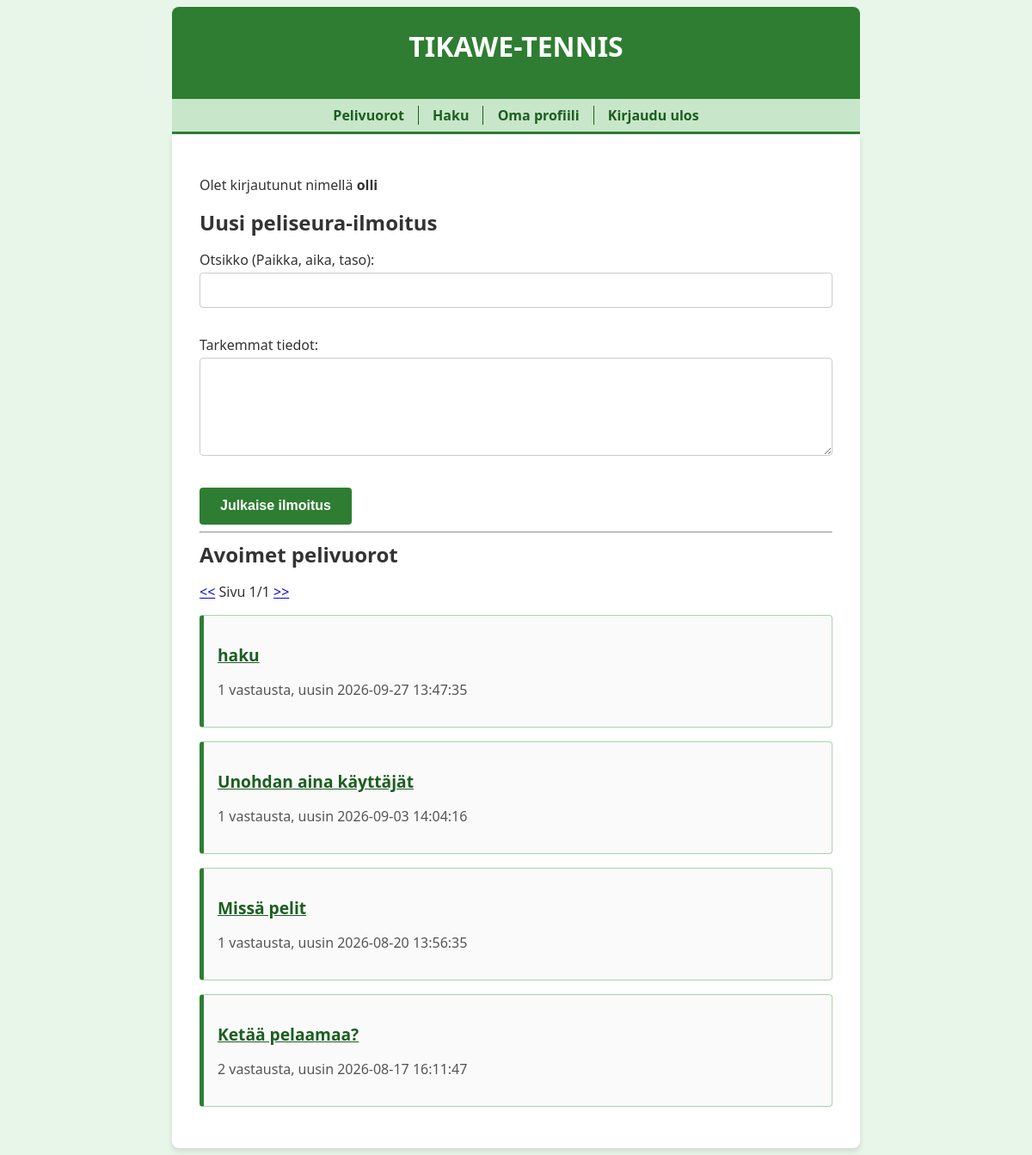
The page / (signed in) on the database its author committed.
### tables this page shows
CREATE TABLE threads (id INTEGER PRIMARY KEY, title TEXT, user_id INTEGER REFERENCES users);

### app.py (the view)
@app.route("/")
@app.route("/<int:page>")
def index(page=1):
    page_size = 10
    total_threads = forum.thread_count()
    page_count = math.ceil(total_threads / page_size)
    page_count = max(page_count, 1)
    if page < 1:
        return redirect("/1")
    if page > page_count:
        return redirect("/" + str(page_count))
    threads = forum.get_threads(page, page_size)
    return render_template("index.html", page=page, page_count=page_count, threads=threads)

### app.py (called while the page is built)
@app.before_request
def before_request():
    g.start_time = time.time()

@app.after_request
def after_request(response):
    elapsed_time = round(time.time() - g.start_time, 2)
    print("elapsed time:", elapsed_time, "s")
    return response

### db.py (called while the page is built)
def get_connection():
    con = sqlite3.connect("database.db")
    con.execute("PRAGMA foreign_keys = ON")
    con.row_factory = sqlite3.Row
    return con

def query(sql, params=[]):
    con = get_connection()
    result = con.execute(sql, params).fetchall()
    con.close()
    return result

### forum.py (called while the page is built)
def thread_count():
    sql = "SELECT COUNT(*) FROM threads"
    result = db.query(sql)
    return result[0][0] if result else 0

def get_threads(page, page_size):
    sql = """SELECT t.id, t.title, COUNT(m.id) total, MAX(m.sent_at) last
             FROM threads t, messages m
             WHERE t.id = m.thread_id AND m.status = 1
             GROUP BY t.id
             ORDER BY t.id DESC
             LIMIT ? OFFSET ?"""
    limit = page_size
    offset = page_size * (page - 1)
    return db.query(sql, [limit, offset])

### templates/index.html (shortened to what this page needs)
{% extends "layout.html" %}
{% block content %}
  {% if session.username %}
  <p>Olet kirjautunut nimellä <strong>{{ session.username }}</strong></p>
  <h2>Uusi peliseura-ilmoitus</h2>
  <form action="/new_thread" method="post">
    <p>
      <label for="title">Otsikko (Paikka, aika, taso)</label>: <br />
      <input type="text" id="title" name="title" maxlength="100" required />
    </p>
    <p>
      <label for="content">Tarkemmat tiedot</label>: <br />
      <textarea id="content" name="content" rows="5" maxlength="5000" required></textarea>
    </p>
    <input type="submit" value="Julkaise ilmoitus" />
  </form>
  {% else %}
  <p><a href="/login">Kirjaudu sisään tai luo tunnus</a> etsiäksesi peliseuraa.</p>
  {% endif %}
  <hr />
  <h2>Avoimet pelivuorot</h2>
  <p>
    <a href="/{{ page - 1 }}">&lt;&lt;</a>
    Sivu {{ page }}/{{ page_count }}
    <a href="/{{ page + 1 }}">&gt;&gt;</a>
  </p>
  {% for thread in threads %}
  <div class="thread">
    <p>
      <a href="/thread/{{ thread.id }}" style="font-size: 1.2em; font-weight: bold; color: #1b5e20;">{{ thread.title }}</a>
    </p>
    <p style="color: #555;">
      {{ thread.total }} vastausta, uusin {{ thread.last }}
    </p>
  </div>
  {% endfor %}
{% endblock %}

### static/main.css (style rules this page uses)
body { margin: auto; max-width: 50em; font-family: 'Segoe UI', Tahoma, Geneva, Verdana, sans-serif; background-color: #e8f5e9; color: #333; }
h1, h2, h3 { margin: 0 0 0.5em 0; }
.thread { border: 1px solid #a5d6a7; border-left: 5px solid #2e7d32; margin: 1em 0; padding: 1em; border-radius: 4px; background-color: #fafafa; transition: background-color 0.2s; }
input[type="text"], input[type="password"], textarea, input[type="file"] { width: 100%; padding: 0.8em; margin-top: 0.3em; margin-bottom: 1.2em; border: 1px solid #ccc; border-radius: 4px; box-sizing: border-box; font-family: inherit; }
input[type="submit"], button { background-color: #2e7d32; color: white; padding: 0.8em 1.5em; border: none; border-radius: 4px; cursor: pointer; font-weight: bold; font-size: 1em; }

### rows shown on the page
threads: title "haku", total "1", last "2026-09-27 13:47:35"
threads: title "Unohdan aina käyttäjät", total "1", last "2026-09-03 14:04:16"
threads: title "Missä pelit", total "1", last "2026-08-20 13:56:35"
threads: title "Ketää pelaamaa?", total "2", last "2026-08-17 16:11:47"

### other values the page prints
{{ session.username }} "olli"
{{ page }} "1"
{{ page_count }} "1"
